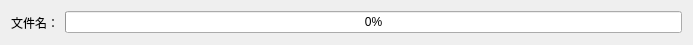
<?xml version="1.0" encoding="UTF-8"?>
<ui version="4.0">
 <class>dataprocess</class>
 <widget class="QWidget" name="dataprocess">
  <property name="geometry">
   <rect>
    <x>0</x>
    <y>0</y>
    <width>693</width>
    <height>45</height>
   </rect>
  </property>
  <property name="windowTitle">
   <string>Form</string>
  </property>
  <layout class="QHBoxLayout" name="horizontalLayout">
   <item>
    <widget class="QLabel" name="label_filename">
     <property name="text">
      <string>文件名：</string>
     </property>
    </widget>
   </item>
   <item>
    <widget class="QProgressBar" name="progressBar">
     <property name="value">
      <number>0</number>
     </property>
    </widget>
   </item>
  </layout>
 </widget>
 <resources/>
 <connections/>
</ui>
